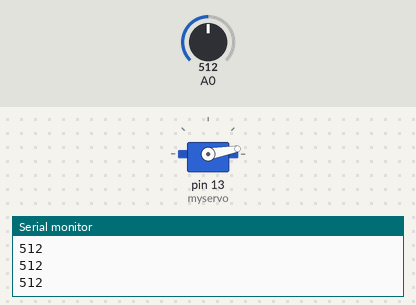
Bench run of a sketch on a simulated Arduino Uno, built with avr-gcc and run on an emulated ATmega328P. Parts: servo, the last lines printed to the serial monitor. The inputs (shaded band) are chosen by the test bench; at power-on: A0 = 512.

Above: at 1.2 s.
1.3 s: A0 set to 158
2.8 s: A0 set to 129
At 3.31 s:
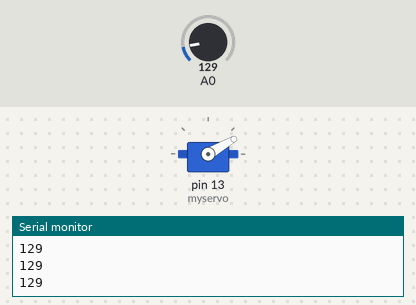
5.8 s: A0 set to 155
At 6.6 s:
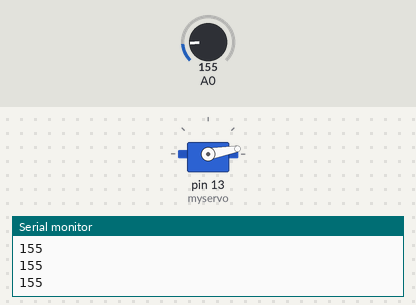
7.3 s: A0 set to 135
At 7.8 s:
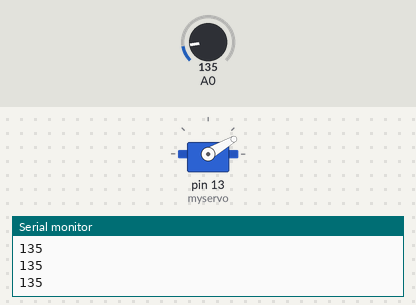
Timing chart, 0 to 10.3 s (numbered marks = the images above; inputs shaded):
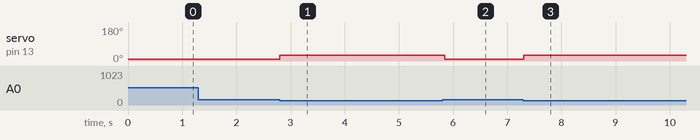

Measured:
- the behaviour switches between 145 and 144 on A0 (found by bisection; images 0 and 1)
- after the input at 2.8 s, servo on pin 13 (myservo): 10° → 30° at once
- after the input at 5.8 s, servo on pin 13 (myservo): 30° → 10° after 0.05 s
- after the input at 7.3 s, servo on pin 13 (myservo): 10° → 30° at once

The sketch:

DinoGameV2.0.ino
```cpp
#include <Servo.h>
#define threshold 145
#define unpress_angle 10
#define press_angle 30
int sensorValue=0;
Servo myservo;

  bool trig=true;

void setup() {
  Serial.begin(9600);


  myservo.attach(13);
  myservo.write(unpress_angle);

}

void loop() {
  sensorValue= analogRead(A0);
  Serial.println(sensorValue);

  myservo.write(unpress_angle);
  delay(1);
  if(analogRead(A0)<threshold)
  {
    myservo.write(press_angle);
    delay(100);
  }

}
```
